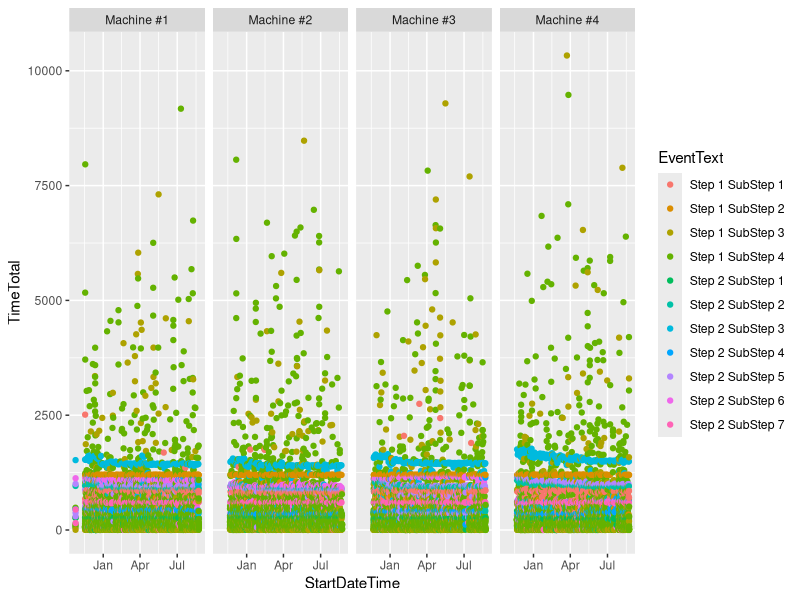

Write the R code that produced this figure.
## ---- chunk 1
library(tidyverse)
# data frame containing information from multiple sensors
read_csv("DF_Data.csv") %>% head(3)
# data frame containing equipment information
read_csv("DF_EquipmData.csv") %>% head(3)
# data frame containing Event Names
read_csv("DF_EvCodeData.csv") %>% head(3)
## ---- chunk 2
# data frame containing equipment information
DF_Equipm <- read_csv("DF_EquipmData.csv")
# data frame containing Event Names
DF_EvCode <- read_csv("DF_EvCodeData.csv")
## ---- chunk 3
# Data manipulation and saving to the DF_TEMP
DF_TEMP <- read_csv("DF_Data.csv") %>% 
  # arrange by date 
  arrange(StartDateTime) %>% 
  # join to decode equipment serial number
  inner_join(DF_Equipm, by = "IDEquipment") %>% 
  # select only column needed
  select(StartDateTime, Name, EventCode, TimeTotal) %>% 
  # join to decode Event Code meaning
  inner_join(DF_EvCode, by = "EventCode") %>% 
  # select only column needed
  select(StartDateTime, Name, EventCode, TimeTotal, EventText)
# ================================= 
# 
head(DF_TEMP)
## ---- chunk 4
# read data and arrange by start date time and ouput only 6 rows...
read_csv("DF_Data.csv") %>% 
  # arrange by date 
  arrange(StartDateTime) %>% head()
## ---- chunk 5
read_csv("DF_Data.csv") %>% 
  # arrange by date 
  arrange(StartDateTime) %>% 
  # join to decode equipment serial number
  inner_join(DF_Equipm, by = "IDEquipment") %>% head()
## ---- chunk 6
read_csv("DF_Data.csv") %>% 
  # arrange by date 
  arrange(StartDateTime) %>% 
  # join to decode equipment serial number
  inner_join(DF_Equipm, by = "IDEquipment") %>% 
  # select only column needed
  select(StartDateTime, Name, EventCode, TimeTotal) %>% 
  # join to decode Event Code meaning
  inner_join(DF_EvCode, by = "EventCode") %>% head()
## ---- chunk 7
read_csv("DF_Data.csv") %>% 
  # arrange by date 
  arrange(StartDateTime) %>% 
  # join to decode equipment serial number
  inner_join(DF_Equipm, by = "IDEquipment") %>% 
  # select only column needed
  select(StartDateTime, Name, EventCode, TimeTotal) %>% 
  # join to decode Event Code meaning
  inner_join(DF_EvCode, by = "EventCode") %>% 
  # select only column needed
  select(StartDateTime, TimeTotal, Name, EventText) %>% head()
## ---- chunk 8
read_csv("DF_Data.csv") %>% 
  # join to decode equipment serial number
  inner_join(DF_Equipm, by = "IDEquipment") %>% 
  # select only column needed
  select(StartDateTime, Name, EventCode, TimeTotal) %>% 
  # join to decode Event Code meaning
  inner_join(DF_EvCode, by = "EventCode") %>% 
  # select only column needed
  select(StartDateTime, TimeTotal, Name, EventText) %>% 
  # arrange by date 
  arrange(StartDateTime) %>% 
  # make a plot
  ggplot(aes(x = StartDateTime, y = TimeTotal, col = EventText)) + geom_point()+
  facet_grid(.~Name)
